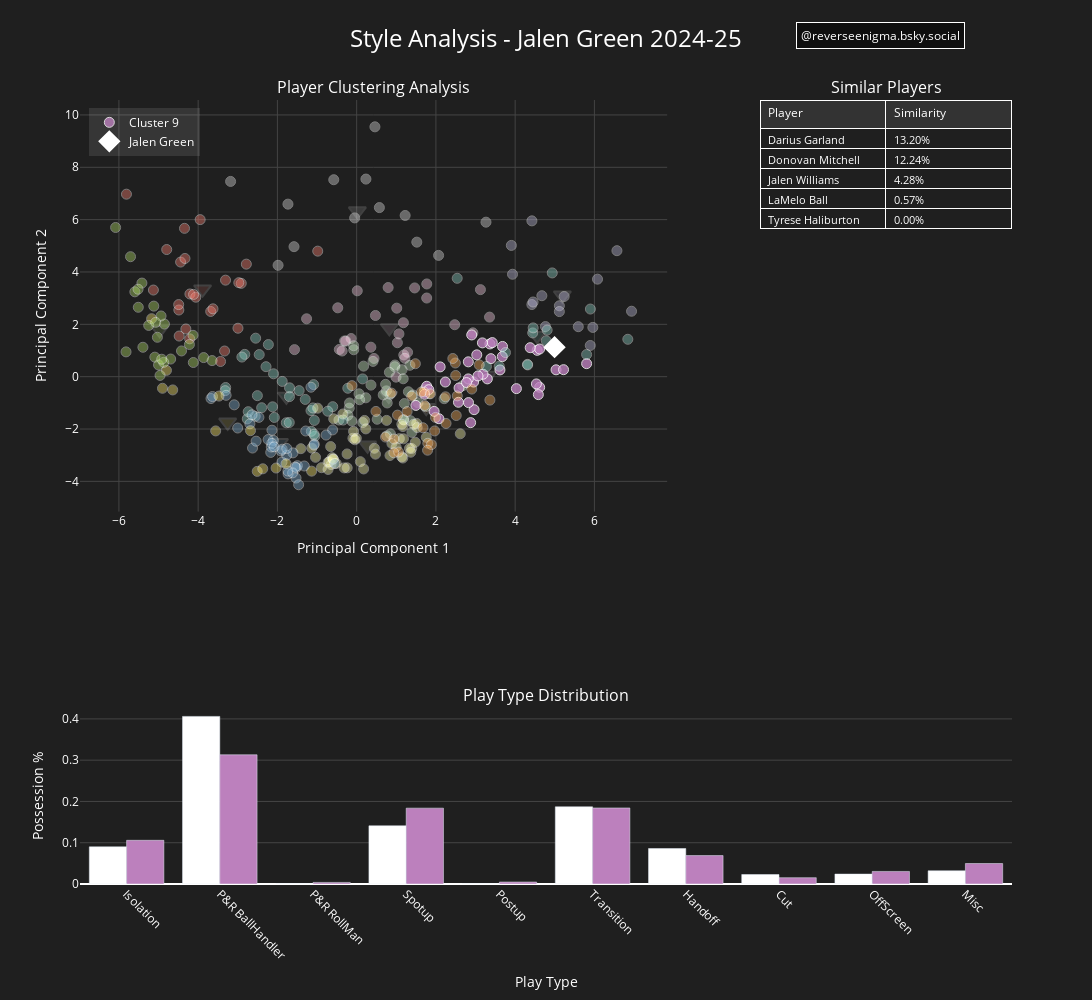

Notebook code cell kept with this figure:
### Code cell
import plotly.graph_objects as go
from plotly.subplots import make_subplots

import plotly.express as px
import pandas as pd
import numpy as np
from sklearn.neighbors import NearestNeighbors

def create_player_visualization(selected_player, season, n_neighbors=5):

    season_df = pd.read_csv(f'nba_analysis_{season}.csv')

    
    """
    Create an interactive player cluster visualization with dark theme
    and persistent play type distribution
    
    Parameters:
    df: DataFrame containing all seasons
    selected_player: str, name of the player to analyze
    season: str, season to analyze (e.g., '2024-25')
    n_neighbors: int, number of similar players to find
    """
    # Filter for selected season
    player_data = season_df[season_df['PLAYER_NAME'] == selected_player].iloc[0]
    player_cluster = player_data['Cluster']
    
    # Calculate similar players
    pca_cols = [col for col in season_df.columns if col.startswith('PCA_')]
    X = season_df[pca_cols].values
    nbrs = NearestNeighbors(n_neighbors=n_neighbors+1).fit(X)
    distances, indices = nbrs.kneighbors(player_data[pca_cols].values.reshape(1, -1))
    similar_players = season_df.iloc[indices[0][1:]]['PLAYER_NAME'].tolist()

    player_color='#ffffff'
    
    # Define cluster colors using Set3 palette
    cluster_colors = {
        cluster: px.colors.qualitative.Set3[cluster % len(px.colors.qualitative.Set3)]
        for cluster in season_df['Cluster'].unique()
    }
    
    # Create subplot layout
    fig = make_subplots(
        rows=2, cols=2,
        column_widths=[0.7, 0.3],
        row_heights=[0.7, 0.3],
        specs=[
            [{"type": "scatter"}, {"type": "table"}],
            [{"type": "bar", "colspan": 2}, None]
        ],
        subplot_titles=(
            'Player Clustering Analysis',
            'Similar Players',
            'Play Type Distribution'
        )
    )
    
    # Add cluster centroids with matching colors
    cluster_centroids = season_df.groupby('Cluster')[['PCA_1', 'PCA_2']].mean()
    for cluster in cluster_centroids.index:
        fig.add_trace(
            go.Scatter(
                x=[cluster_centroids.loc[cluster, 'PCA_1']],
                y=[cluster_centroids.loc[cluster, 'PCA_2']],
                mode='markers',
                marker=dict(
                    symbol='triangle-down',
                    opacity=.15,
                    size=15,
                    color=cluster_colors[cluster],
                    line=dict(width=2, color='#FFFFFF')
                ),
                name=f'Cluster {cluster} Center',
                hovertext=f'Cluster {cluster} Center',
                showlegend=False
            ),
            row=1, col=1
        )
    
    # Add all players (colored by cluster)
    for cluster in season_df['Cluster'].unique():
        cluster_data = season_df[season_df['Cluster'] == cluster]
        default_opacity=.4
        opacity = np.where(cluster == player_cluster, 0.8, default_opacity)
        show_legend = False if opacity == default_opacity else True
        
        fig.add_trace(
            go.Scatter(
                x=cluster_data['PCA_1'],
                y=cluster_data['PCA_2'],
                mode='markers',
                marker=dict(
                    size=10,
                    opacity=opacity,
                    color=cluster_colors[cluster],
                    line=dict(width=1, color='#FFFFFF')
                ),
                text=cluster_data['PLAYER_NAME'],
                showlegend=show_legend,
                name=f'Cluster {cluster}',
                hovertemplate='<b>%{text}</b><br>PCA_1: %{x:.2f}<br>PCA_2: %{y:.2f}<br><extra></extra>'
            ),
            row=1, col=1
        )
    
    # Highlight selected player
    fig.add_trace(
        go.Scatter(
            x=[player_data['PCA_1']],
            y=[player_data['PCA_2']],
            mode='markers+text',
            marker=dict(
                size=15,
                color=player_color,
                symbol='diamond',
                line=dict(width=2, color='#FFFFFF')
            ),
            #text=[selected_player],
            #textposition='top center',
            #textfont=dict(color='white'),
            name=selected_player,
            hovertemplate='<b>%{text}</b><br>PCA_1: %{x:.2f}<br>PCA_2: %{y:.2f}<br><extra></extra>',
            showlegend=True
        ),
        row=1, col=1
    )
    
    # Similar players table
    similar_players_data = season_df[season_df['PLAYER_NAME'].isin(similar_players)].copy()
    similar_players_data['Similarity'] = 1 - distances[0][1:]/np.max(distances)
    
    fig.add_trace(
        go.Table(
            header=dict(
                values=['Player', 'Similarity'],
                font=dict(size=12, color='white'),
                fill_color='#333333',
                align='left'
            ),
            cells=dict(
                values=[
                    similar_players_data['PLAYER_NAME'],
                    similar_players_data['Similarity'].apply(lambda x: f'{x:.2%}')
                ],
                font=dict(size=11, color='white'),
                fill_color='#1f1f1f',
                align='left'
            )
        ),
        row=1, col=2
    )
    
    # Play type distribution comparison
    playtype_cols = [col for col in season_df.columns if col.endswith('_POSS_PCT')]
    cluster_avg = season_df[season_df['Cluster'] == player_cluster][playtype_cols].mean()
    
    # Add player distribution bar with legend group
    fig.add_trace(
        go.Bar(
            name=selected_player,
            x=[col.replace('_POSS_PCT', '').replace('PR', 'P&R ') for col in playtype_cols],
            y=player_data[playtype_cols],
            marker_color=player_color,
            offsetgroup=0,
            legendgroup='playtype',
            showlegend=False,
            legendgrouptitle_text="Play Type Frequency vs Similar Players"
        ),
        row=2, col=1
    )
    
    # Add cluster average bar with matching color and legend group
    fig.add_trace(
        go.Bar(
            name=f'Cluster {player_cluster} Average',
            x=[col.replace('_POSS_PCT', '').replace('PR', 'P&R ') for col in playtype_cols],
            y=cluster_avg,
            marker_color=cluster_colors[player_cluster],
            offsetgroup=1,
            legendgroup='playtype',
            showlegend=False
        ),
        row=2, col=1
    )
    
    # Update layout for dark theme
    fig.update_layout(
        height=1000,
        width=1200,
        paper_bgcolor='#1f1f1f',
        plot_bgcolor='#1f1f1f',
        showlegend=True,
        title=dict(
            text=f'Style Analysis - {selected_player} {season}',
            x=0.5,
            y=0.97,
            font=dict(color='white', size=24)
        ),
        # Split legends for different parts of the visualization
        legend=dict(
            yanchor="top",
            y=0.99,
            xanchor="left",
            x=0.01,
            bgcolor='rgba(255, 255, 255, 0.1)',
            font=dict(color='white'),
            tracegroupgap=30
        ),
        barmode='group'
    )
    
    # Update axes styling
    fig.update_xaxes(
        title_text="Principal Component 1",
        row=1, col=1,
        gridcolor='#444444',
        showgrid=True,
        zeroline=False,
        color='white'
    )
    fig.update_yaxes(
        title_text="Principal Component 2",
        row=1, col=1,
        gridcolor='#444444',
        showgrid=True,
        zeroline=False,
        color='white'
    )
    fig.update_xaxes(
        title_text="Play Type",
        row=2, col=1,
        color='white',
        tickangle=45
    )
    fig.update_yaxes(
        title_text="Possession %",
        row=2, col=1,
        color='white',
        gridcolor='#444444'
    )
    
    # Update subplot titles
    fig.update_annotations(font_color='white')
    
    # Add buttons for different visualization modes
    button_layer_1_height = 1.2
    fig.update_layout(
        updatemenus=[
            dict(
                type="buttons",
                direction="right",
                x=0.7,
                y=button_layer_1_height,
                showactive=True,
                font=dict(color='white'),
                bgcolor='#333333',
                bordercolor='#666666'
            )
        ]
    )
    fig.update_annotations(font_color='white')
    
    # Add annotation with BlueSky handle
    fig.add_annotation(
        text="@reverseenigma.bsky.social",
        xref="paper",
        yref="paper",
        x=0.95,
        y=1.1,
        showarrow=False,
        font=dict(size=12, color="white"),
        bgcolor="rgba(0, 0, 0, 0.5)",
        bordercolor="white",
        borderwidth=1,
        borderpad=4
    )
    
    return fig


player='Jalen Green'
season='2024-25'
fig = create_player_visualization(player, season)

fig.show()

### Figure 1 — Plotly figure (JSON) as saved in the notebook; plotly's stock layout.template omitted (floating-point values rounded to 4 significant figures)
{"data": [{"hovertext": "Cluster 0 Center", "marker": {"color": "rgb(141,211,199)", "line": {"color": "#FFFFFF", "width": 2}, "opacity": 0.15, "size": 15, "symbol": "triangle-down"}, "mode": "markers", "name": "Cluster 0 Center", "showlegend": false, "type": "scatter", "x": [-1.773], "xaxis": "x", "y": [-0.7531], "yaxis": "y"}, {"hovertext": "Cluster 1 Center", "marker": {"color": "rgb(255,255,179)", "line": {"color": "#FFFFFF", "width": 2}, "opacity": 0.15, "size": 15, "symbol": "triangle-down"}, "mode": "markers", "name": "Cluster 1 Center", "showlegend": false, "type": "scatter", "x": [0.2758], "xaxis": "x", "y": [-2.621], "yaxis": "y"}, {"hovertext": "Cluster 2 Center", "marker": {"color": "rgb(190,186,218)", "line": {"color": "#FFFFFF", "width": 2}, "opacity": 0.15, "size": 15, "symbol": "triangle-down"}, "mode": "markers", "name": "Cluster 2 Center", "showlegend": false, "type": "scatter", "x": [5.192], "xaxis": "x", "y": [3.111], "yaxis": "y"}, {"hovertext": "Cluster 3 Center", "marker": {"color": "rgb(251,128,114)", "line": {"color": "#FFFFFF", "width": 2}, "opacity": 0.15, "size": 15, "symbol": "triangle-down"}, "mode": "markers", "name": "Cluster 3 Center", "showlegend": false, "type": "scatter", "x": [-3.888], "xaxis": "x", "y": [3.344], "yaxis": "y"}, {"hovertext": "Cluster 4 Center", "marker": {"color": "rgb(128,177,211)", "line": {"color": "#FFFFFF", "width": 2}, "opacity": 0.15, "size": 15, "symbol": "triangle-down"}, "mode": "markers", "name": "Cluster 4 Center", "showlegend": false, "type": "scatter", "x": [-1.949], "xaxis": "x", "y": [-2.527], "yaxis": "y"}, {"hovertext": "Cluster 5 Center", "marker": {"color": "rgb(253,180,98)", "line": {"color": "#FFFFFF", "width": 2}, "opacity": 0.15, "size": 15, "symbol": "triangle-down"}, "mode": "markers", "name": "Cluster 5 Center", "showlegend": false, "type": "scatter", "x": [1.756], "xaxis": "x", "y": [-1.184], "yaxis": "y"}, {"hovertext": "Cluster 6 Center", "marker": {"color": "rgb(179,222,105)", "line": {"color": "#FFFFFF", "width": 2}, "opacity": 0.15, "size": 15, "symbol": "triangle-down"}, "mode": "markers", "name": "Cluster 6 Center", "showlegend": false, "type": "scatter", "x": [-4.971], "xaxis": "x", "y": [1.79], "yaxis": "y"}, {"hovertext": "Cluster 7 Center", "marker": {"color": "rgb(252,205,229)", "line": {"color": "#FFFFFF", "width": 2}, "opacity": 0.15, "size": 15, "symbol": "triangle-down"}, "mode": "markers", "name": "Cluster 7 Center", "showlegend": false, "type": "scatter", "x": [0.8249], "xaxis": "x", "y": [1.863], "yaxis": "y"}, {"hovertext": "Cluster 8 Center", "marker": {"color": "rgb(217,217,217)", "line": {"color": "#FFFFFF", "width": 2}, "opacity": 0.15, "size": 15, "symbol": "triangle-down"}, "mode": "markers", "name": "Cluster 8 Center", "showlegend": false, "type": "scatter", "x": [0.01789], "xaxis": "x", "y": [6.327], "yaxis": "y"}, {"hovertext": "Cluster 9 Center", "marker": {"color": "rgb(188,128,189)", "line": {"color": "#FFFFFF", "width": 2}, "opacity": 0.15, "size": 15, "symbol": "triangle-down"}, "mode": "markers", "name": "Cluster 9 Center", "showlegend": false, "type": "scatter", "x": [3.313], "xaxis": "x", "y": [0.04796], "yaxis": "y"}, {"hovertext": "Cluster 10 Center", "marker": {"color": "rgb(204,235,197)", "line": {"color": "#FFFFFF", "width": 2}, "opacity": 0.15, "size": 15, "symbol": "triangle-down"}, "mode": "markers", "name": "Cluster 10 Center", "showlegend": false, "type": "scatter", "x": [0.8108], "xaxis": "x", "y": [-0.7269], "yaxis": "y"}, {"hovertext": "Cluster 11 Center", "marker": {"color": "rgb(255,237,111)", "line": {"color": "#FFFFFF", "width": 2}, "opacity": 0.15, "size": 15, "symbol": "triangle-down"}, "mode": "markers", "name": "Cluster 11 Center", "showlegend": false, "type": "scatter", "x": [-3.255], "xaxis": "x", "y": [-1.744], "yaxis": "y"}, {"hovertext": "Cluster 12 Center", "marker": {"color": "rgb(141,211,199)", "line": {"color": "#FFFFFF", "width": 2}, "opacity": 0.15, "size": 15, "symbol": "triangle-down"}, "mode": "markers", "name": "Cluster 12 Center", "showlegend": false, "type": "scatter", "x": [4.554], "xaxis": "x", "y": [1.564], "yaxis": "y"}, {"hovertemplate": "<b>%{text}</b><br>PCA_1: %{x:.2f}<br>PCA_2: %{y:.2f}<br><extra></extra>", "marker": {"color": "rgb(252,205,229)", "line": {"color": "#FFFFFF", "width": 1}, "opacity": [0.4], "size": 10}, "mode": "markers", "name": "Cluster 7", "showlegend": false, "text": ["Aaron Gordon", "Andrew Wiggins", "Ben Simmons", "De'Andre Hunter", "Dillon Brooks", "Franz Wagner", "Harrison Barnes", "Jaime Jaquez Jr.", "Jalen Johnson", "Jaylen Brown", "Jimmy Butler", "John Collins", "Jonathan Kuminga", "Jrue Holiday", "Khris Middleton", "Kyle Kuzma", "Mikal Bridges", "Naz Reid", "Nikola Jović", "OG Anunoby", "P.J. Washington", "Paolo Banchero", "RJ Barrett", "Russell Westbrook", "Scottie Barnes", "Tobias Harris", "Zion Williamson", "Jabari Smith Jr."], "type": "scatter", "x": [-1.264, 2.932, -1.569, 2.475, 1.189, 1.769, -0.1401, 0.9935, 0.4741, 3.123, -0.4774, 0.01508, 1.028, -0.2747, 1.285, 1.217, 1.767, 1.011, 0.4377, 1.18, -0.3058, -0.4384, 3.353, 1.067, 1.463, 0.7941, -0.3668, 0.3583], "xaxis": "x", "y": [2.21, 1.674, 1.033, 1.985, 0.8309, 3.543, 1.456, -0.01746, 2.339, 3.325, 2.63, 3.28, 1.297, 1.358, 0.9332, 0.7011, 3.005, 2.618, 0.6955, 2.06, 1.366, 1.04, 2.276, 1.634, 3.391, 3.405, 0.9813, 1.127], "yaxis": "y"}, {"hovertemplate": "<b>%{text}</b><br>PCA_1: %{x:.2f}<br>PCA_2: %{y:.2f}<br><extra></extra>", "marker": {"color": "rgb(204,235,197)", "line": {"color": "#FFFFFF", "width": 1}, "opacity": [0.4], "size": 10}, "mode": "markers", "name": "Cluster 10", "showlegend": false, "text": ["Aaron Wiggins", "Amen Thompson", "Andrew Nembhard", "Bilal Coulibaly", "Brandon Boston", "Cam Whitmore", "Caris LeVert", "Carlton Carrington", "Cason Wallace", "Cody Martin", "Dyson Daniels", "Jalen Wilson", "Jarace Walker", "Jaylen Wells", "Josh Giddey", "Josh Hart", "Julian Champagnie", "Keldon Johnson", "Kelly Oubre Jr.", "Keon Johnson", "Miles Bridges", "Miles McBride", "Naji Marshall", "Quentin Grimes", "Scotty Pippen Jr.", "Stephon Castle", "Tari Eason", "Tyus Jones", "Amir Coffey", "Ayo Dosunmu", "Christian Braun", "Jaden McDaniels", "Keon Ellis", "Kyshawn George", "Ochai Agbaji", "Ronald Holland II", "Taurean Prince", "Tristan da Silva", "Vít Krejčí", "Zaccharie Risacher", "Ziaire Williams"], "type": "scatter", "x": [0.05979, -0.074, 1.421, 1.305, 1.343, 0.8512, 1.834, 1.737, 0.7704, 0.4125, 0.9665, 0.3613, 1.188, 0.7508, 0.7306, -0.07598, 0.8423, 0.9618, 1.147, 1.359, 1.174, 2.209, -0.1879, 2.675, 1.547, 0.8254, -0.2218, 1.718, 0.7597, 1.203, 0.1741, 0.2316, 1.394, 0.5175, 0.07524, -0.1232, 1.181, -0.1797, 0.1545, 0.67, -0.4466], "xaxis": "x", "y": [-0.6561, 1.028, -0.6994, -0.5761, 0.4349, -2.184, -0.6506, -1.147, -1.005, 0.584, 0.4446, -0.3212, -1.656, -0.5427, -0.2922, 1.181, -0.6677, 0.3788, 0.2667, -1.683, -0.08045, -0.8415, -1.202, -0.3469, -0.9967, 0.1691, -1.477, -0.4848, -2.262, -1.027, 0.4029, -0.8079, -2.128, -1.626, -0.8814, -1.695, -1.642, -1.005, -1.755, -0.6964, -1.656], "yaxis": "y"}, {"hovertemplate": "<b>%{text}</b><br>PCA_1: %{x:.2f}<br>PCA_2: %{y:.2f}<br><extra></extra>", "marker": {"color": "rgb(141,211,199)", "line": {"color": "#FFFFFF", "width": 1}, "opacity": [0.4], "size": 10}, "mode": "markers", "name": "Cluster 0", "showlegend": false, "text": ["Alexandre Sarr", "Patrick Williams", "Santi Aldama", "Toumani Camara", "Derrick Jones Jr.", "Draymond Green", "Herbert Jones", "Jake LaRavia", "Josh Green", "Kris Dunn", "Luguentz Dort", "Luke Kennard", "Max Christie", "Peyton Watson", "Tidjane Salaün", "Tre Jones", "Trevelin Queen", "Al Horford", "Alex Caruso", "Chris Boucher", "Georges Niang", "Haywood Highsmith", "Jalen Smith", "Jay Huff", "Jeremiah Robinson-Earl", "Jonathan Isaac", "Jonathan Mogbo", "Kevin Love", "Maxi Kleber", "Noah Clowney", "Obi Toppin", "Royce O'Neale", "Rui Hachimura", "Andre Jackson Jr.", "Javonte Green"], "type": "scatter", "x": [-2.824, -0.6041, 0.1495, -1.694, -1.879, -2.229, -1.056, -1.153, -0.3424, -1.069, -0.7295, -0.223, -1.086, -1.696, -1.776, -1.145, -1.702, -2.287, -2.397, -1.298, -1.105, -2.122, -2.897, -2.098, -2.506, -3.305, -3.318, -2.56, -2.761, -1.452, -2.549, -1.077, -2.459, -2.737, -2.079], "xaxis": "x", "y": [0.8524, -1.147, -0.08542, -0.4263, -0.1806, 1.225, -2.275, -1.295, -1.657, -1.671, -1.32, -0.4416, -0.3039, -0.7612, -1.762, -2.087, -1.75, 0.3815, -1.187, -0.869, -1.195, -1.153, 0.7499, 0.1096, -0.7254, -0.415, -0.5337, -1.512, -1.613, -0.533, 1.471, -2.197, 0.8427, -1.338, -1.557], "yaxis": "y"}, {"hovertemplate": "<b>%{text}</b><br>PCA_1: %{x:.2f}<br>PCA_2: %{y:.2f}<br><extra></extra>", "marker": {"color": "rgb(217,217,217)", "line": {"color": "#FFFFFF", "width": 1}, "opacity": [0.4], "size": 10}, "mode": "markers", "name": "Cluster 8", "showlegend": false, "text": ["Alperen Sengun", "Anthony Davis", "Bam Adebayo", "Giannis Antetokounmpo", "Jaren Jackson Jr.", "Joel Embiid", "Julius Randle", "Karl-Anthony Towns", "LeBron James", "Nikola Jokić", "Pascal Siakam", "Victor Wembanyama", "Nikola Vučević"], "type": "scatter", "x": [-1.734, -0.5777, -1.581, 0.2337, 2.068, -1.983, 1.518, 0.5729, 3.264, 0.4608, -0.05017, 1.223, -3.181], "xaxis": "x", "y": [6.592, 7.524, 4.967, 7.55, 4.634, 4.255, 5.14, 6.46, 5.903, 9.546, 6.066, 6.159, 7.46], "yaxis": "y"}, {"hovertemplate": "<b>%{text}</b><br>PCA_1: %{x:.2f}<br>PCA_2: %{y:.2f}<br><extra></extra>", "marker": {"color": "rgb(188,128,189)", "line": {"color": "#FFFFFF", "width": 1}, "opacity": [0.8], "size": 10}, "mode": "markers", "name": "Cluster 9", "showlegend": true, "text": ["Anfernee Simons", "Anthony Black", "Austin Reaves", "Bennedict Mathurin", "Bradley Beal", "Brandon Ingram", "Brice Sensabaugh", "Cam Thomas", "Chris Paul", "Coby White", "Cole Anthony", "Collin Sexton", "Dalano Banton", "Darius Garland", "Dejounte Murray", "Deni Avdija", "Dennis Schröder", "Desmond Bane", "Devin Vassell", "Fred VanVleet", "Ja Morant", "Jaden Ivey", "Jalen Green", "Jalen Suggs", "Jalen Williams", "Jared McCain", "Jordan Clarkson", "Kevin Porter Jr.", "Keyonte George", "LaMelo Ball", "Luka Dončić", "Malik Monk", "Paul George", "Scoot Henderson", "Shaedon Sharpe", "Spencer Dinwiddie", "T.J. McConnell", "Terry Rozier", "Tre Mann", "Tyrese Haliburton"], "type": "scatter", "x": [4.618, 1.768, 3.362, 3.422, 2.903, 2.818, 2.964, 4.585, 2.584, 4.536, 2.076, 4.555, 1.955, 5.803, 2.823, 3.298, 3.189, 3.031, 2.95, 3.388, 2.238, 3.063, 4.994, 2.817, 3.675, 2.876, 3.616, 1.82, 4.031, 5.032, 4.618, 4.379, 3.173, 2.771, 3.681, 1.714, 2.106, 2.569, 1.494, 5.221], "xaxis": "x", "y": [-0.4059, -0.3661, 1.251, 1.301, 1.595, 0.5664, -1.26, -0.6855, -0.4305, -0.2771, -1.606, 1.007, -1.326, 0.4973, -0.9911, -0.08431, 0.09503, 0.8336, -0.2053, 0.688, -0.2043, 0.02851, 1.127, -0.08572, 0.7673, -1.757, 0.2587, -0.4955, -0.4571, 0.2624, 1.058, 1.107, 1.291, -0.2239, 1.155, -0.6734, 0.3735, -0.9777, -1.098, 0.2672], "yaxis": "y"}, {"hovertemplate": "<b>%{text}</b><br>PCA_1: %{x:.2f}<br>PCA_2: %{y:.2f}<br><extra></extra>", "marker": {"color": "rgb(190,186,218)", "line": {"color": "#FFFFFF", "width": 1}, "opacity": [0.4], "size": 10}, "mode": "markers", "name": "Cluster 2", "showlegend": false, "text": ["Anthony Edwards", "Cade Cunningham", "Damian Lillard", "De'Aaron Fox", "DeMar DeRozan", "Donovan Mitchell", "Jalen Brunson", "Jamal Murray", "James Harden", "Jayson Tatum", "Kevin Durant", "Kyrie Irving", "Shai Gilgeous-Alexander", "Trae Young", "Tyrese Maxey", "Zach LaVine"], "type": "scatter", "x": [6.937, 5.592, 5.895, 5.116, 3.933, 4.764, 6.078, 4.422, 5.236, 4.422, 3.904, 4.452, 6.568, 5.115, 5.96, 4.674], "xaxis": "x", "y": [2.501, 1.91, 1.192, 2.707, 3.914, 1.913, 3.727, 2.756, 3.064, 5.953, 5.015, 2.852, 4.813, 2.487, 1.883, 3.093], "yaxis": "y"}, {"hovertemplate": "<b>%{text}</b><br>PCA_1: %{x:.2f}<br>PCA_2: %{y:.2f}<br><extra></extra>", "marker": {"color": "rgb(255,255,179)", "line": {"color": "#FFFFFF", "width": 1}, "opacity": [0.4], "size": 10}, "mode": "markers", "name": "Cluster 1", "showlegend": false, "text": ["Ausar Thompson", "Blake Wesley", "Bones Hyland", "Caleb Martin", "Cameron Payne", "Davion Mitchell", "Immanuel Quickley", "Isaiah Collier", "Jaden Hardy", "Jamal Shead", "Jared Butler", "Jeff Dowtin Jr.", "Jordan Miller", "Kyle Anderson", "Malaki Branham", "Marcus Smart", "Ty Jerome", "Vasilije Micić", "Aaron Holiday", "Ajay Mitchell", "Alec Burks", "Brandin Podziemski", "Cody Williams", "Dru Smith", "Eric Gordon", "Gabe Vincent", "Jaylen Nowell", "Jose Alvarado", "Kawhi Leonard", "Keaton Wallace", "Kobe Bufkin", "Kyle Lowry", "Lonzo Ball", "Marcus Sasser", "Monté Morris", "Nick Smith Jr.", "Nickeil Alexander-Walker", "Patty Mills", "Quenton Jackson", "Reed Sheppard", "Reggie Jackson", "Ryan Rollins", "Shake Milton", "Svi Mykhailiuk", "Talen Horton-Tucker", "Trendon Watford", "Wendell Moore Jr.", "Pat Connaughton"], "type": "scatter", "x": [-0.5791, 0.8896, 1.515, 0.2005, 1.077, 1.527, 1.389, 0.2307, 1.756, 1.168, 0.7561, -0.094, 1.334, -0.9844, 1.48, -0.07837, 2.614, 1.437, -0.2392, -0.009461, -0.7198, 1.139, 0.09218, -0.6566, 0.4473, -0.242, -0.8885, 0.8408, -1.132, -0.646, -0.7218, -1.408, -0.6185, 0.9962, -0.5156, -0.591, 1.182, 0.4749, -0.6917, 0.1759, -0.5901, -0.04439, 1.138, 1.365, 1.165, -0.3479, -1.038, -0.3146], "xaxis": "x", "y": [-1.612, -2.555, -1.786, -1.672, -2.367, -1.943, -2.743, -1.995, -2.316, -1.906, -1.67, -2.353, -2.732, -1.204, -2.505, -2.091, -2.182, -1.816, -3.483, -2.355, -3.272, -1.815, -3.247, -2.672, -2.734, -2.953, -3.478, -3.011, -2.73, -3.359, -3.545, -2.752, -3.095, -2.697, -3.316, -3.151, -2.374, -2.96, -3.249, -3.525, -3.145, -2.41, -3.063, -2.885, -3.107, -1.426, -3.08, -3.485], "yaxis": "y"}, {"hovertemplate": "<b>%{text}</b><br>PCA_1: %{x:.2f}<br>PCA_2: %{y:.2f}<br><extra></extra>", "marker": {"color": "rgb(251,128,114)", "line": {"color": "#FFFFFF", "width": 1}, "opacity": [0.4], "size": 10}, "mode": "markers", "name": "Cluster 3", "showlegend": false, "text": ["Bobby Portis", "Domantas Sabonis", "Evan Mobley", "Jakob Poeltl", "Jalen Duren", "Jonas Valančiūnas", "Kristaps Porziņģis", "Moritz Wagner", "Nic Claxton", "Wendell Carter Jr.", "Jeremy Sochan", "Brook Lopez", "Daniel Gafford", "Deandre Ayton", "Drew Eubanks", "Grant Williams", "Guerschon Yabusele", "Isaiah Stewart", "Ivica Zubac", "Jusuf Nurkić", "Kyle Filipowski", "Myles Turner", "Onyeka Okongwu", "Zach Collins", "Zach Edey"], "type": "scatter", "x": [-2.785, -3.95, -0.9827, -4.794, -3.309, -4.345, -2.913, -2.974, -4.208, -3.683, -2.996, -4.06, -4.443, -5.13, -4.31, -3.334, -3.626, -4.479, -5.81, -4.487, -3.435, -4.333, -4.491, -4.214, -4.116], "xaxis": "x", "y": [4.3, 6.0, 4.796, 4.857, 3.688, 5.668, 3.566, 3.591, 3.159, 2.493, 1.851, 3.037, 4.38, 3.31, 1.822, 0.9808, 2.591, 1.552, 6.973, 2.548, 0.5803, 4.516, 2.754, 1.445, 3.143], "yaxis": "y"}, {"hovertemplate": "<b>%{text}</b><br>PCA_1: %{x:.2f}<br>PCA_2: %{y:.2f}<br><extra></extra>", "marker": {"color": "rgb(141,211,199)", "line": {"color": "#FFFFFF", "width": 1}, "opacity": [0.4], "size": 10}, "mode": "markers", "name": "Cluster 12", "showlegend": false, "text": ["Brandon Miller", "Buddy Hield", "CJ McCollum", "Cameron Johnson", "Derrick White", "Devin Booker", "Jordan Poole", "Lauri Markkanen", "Malik Beasley", "Michael Porter Jr.", "Norman Powell", "Payton Pritchard", "Stephen Curry", "Tyler Herro"], "type": "scatter", "x": [3.755, 3.274, 4.443, 4.807, 3.597, 4.936, 4.785, 2.537, 4.31, 4.454, 5.803, 4.315, 5.898, 6.843], "xaxis": "x", "y": [0.9217, 0.3905, 1.672, 1.781, 0.3985, 3.964, 1.371, 3.759, 0.4709, 1.864, 0.8467, 0.448, 2.584, 1.429], "yaxis": "y"}, {"hovertemplate": "<b>%{text}</b><br>PCA_1: %{x:.2f}<br>PCA_2: %{y:.2f}<br><extra></extra>", "marker": {"color": "rgb(128,177,211)", "line": {"color": "#FFFFFF", "width": 1}, "opacity": [0.4], "size": 10}, "mode": "markers", "name": "Cluster 4", "showlegend": false, "text": ["Chet Holmgren", "Ricky Council IV", "Dalen Terry", "Justin Champagnie", "Terance Mann", "Dean Wade", "Dorian Finney-Smith", "Gary Payton II", "Jaylin Williams", "KJ Martin", "Kelly Olynyk", "Kenrich Williams", "Nicolas Batum", "Ousmane Dieng", "Precious Achiuwa", "Ryan Dunn", "Trey Lyles", "Aaron Nesmith", "Ben Sheppard", "Bruce Brown", "Caleb Houstan", "Cam Reddish", "David Roddy", "De'Anthony Melton", "Gary Harris", "Isaac Okoro", "Jabari Walker", "Jae'Sean Tate", "Jamal Cain", "Jamison Battle", "John Konchar", "Josh Okogie", "Julian Phillips", "Kris Murray", "Matas Buzelis", "Max Strus", "Micah Potter", "Pelle Larsson", "Torrey Craig"], "type": "scatter", "x": [-1.153, -0.6071, -1.071, -1.079, -1.285, -2.102, -2.138, -3.676, -3.003, -3.09, -3.295, -2.694, -2.235, -2.628, -3.638, -2.467, -2.641, -1.496, -1.608, -1.884, -1.531, -2.168, -1.523, -1.322, -1.552, -1.767, -2.538, -2.155, -1.731, -0.7718, -1.616, -1.909, -2.141, -1.881, -1.763, -0.5543, -1.735, -2.083, -1.464], "xaxis": "x", "y": [-0.4024, -2.035, -2.578, -2.615, -2.076, -2.433, -2.045, -0.8347, -1.961, -1.076, -0.7127, -1.8, -2.402, -2.726, -0.7594, -1.554, -1.458, -3.401, -2.912, -3.264, -3.872, -2.893, -3.479, -3.413, -3.453, -2.999, -2.464, -2.687, -3.714, -2.23, -3.676, -2.836, -2.549, -2.772, -2.743, -3.315, -3.606, -2.68, -4.13], "yaxis": "y"}, {"hovertemplate": "<b>%{text}</b><br>PCA_1: %{x:.2f}<br>PCA_2: %{y:.2f}<br><extra></extra>", "marker": {"color": "rgb(253,180,98)", "line": {"color": "#FFFFFF", "width": 1}, "opacity": [0.4], "size": 10}, "mode": "markers", "name": "Cluster 5", "showlegend": false, "text": ["Donte DiVincenzo", "Jerami Grant", "Johnny Juzang", "Klay Thompson", "Tim Hardaway Jr.", "Trey Murphy III", "AJ Green", "Bogdan Bogdanović", "Corey Kispert", "Dalton Knecht", "Duncan Robinson", "Gary Trent Jr.", "Gradey Dick", "Grayson Allen", "Isaiah Joe", "Ja'Kobe Walter", "Jett Howard", "Jordan Hawkins", "Julian Strawther", "Keegan Murray", "Kentavious Caldwell-Pope", "Kevin Huerter", "Mike Conley", "Moses Moody", "Sam Hauser", "Seth Curry", "Tyrese Martin", "Garrison Mathews", "Sam Merrill", "Simone Fontecchio", "Lindy Waters III"], "type": "scatter", "x": [3.362, 2.904, 2.512, 3.093, 2.242, 2.491, 1.702, 1.031, 1.481, 1.717, 2.427, 1.795, 2.499, 1.633, 0.8766, 0.7278, 1.057, 1.673, 2.539, 1.273, 1.861, 1.991, 2.256, 1.39, 1.968, 1.885, 1.789, 0.9421, -0.1182, 0.4869, 0.9381], "xaxis": "x", "y": [-0.8947, -0.473, -1.484, 0.4523, -0.7697, 0.522, -0.5868, -1.468, 0.4943, -1.102, 0.6946, -2.543, 0.04516, -0.588, -0.6261, -2.306, -2.878, -1.952, -0.7338, -1.333, -0.6555, -1.558, -1.787, -0.7442, -2.073, -2.597, -2.809, -2.381, -0.3424, -1.327, -2.907], "yaxis": "y"}, {"hovertemplate": "<b>%{text}</b><br>PCA_1: %{x:.2f}<br>PCA_2: %{y:.2f}<br><extra></extra>", "marker": {"color": "rgb(255,237,111)", "line": {"color": "#FFFFFF", "width": 1}, "opacity": [0.4], "size": 10}, "mode": "markers", "name": "Cluster 11", "showlegend": false, "text": ["Delon Wright", "KJ Simpson", "Andre Drummond", "Dario Šarić", "Steven Adams", "Taj Gibson", "Jeff Green", "Josh Richardson", "Larry Nance Jr.", "Thomas Bryant", "Jericho Sims", "Trey Jemison III"], "type": "scatter", "x": [-1.137, -1.782, -5.175, -3.475, -4.801, -4.9, -2.034, -2.51, -2.679, -2.37, -4.642, -3.558], "xaxis": "x", "y": [-3.609, -3.322, 2.215, -0.7409, 0.2411, -0.4425, -3.489, -3.618, -2.063, -3.52, -0.5063, -2.072], "yaxis": "y"}, {"hovertemplate": "<b>%{text}</b><br>PCA_1: %{x:.2f}<br>PCA_2: %{y:.2f}<br><extra></extra>", "marker": {"color": "rgb(179,222,105)", "line": {"color": "#FFFFFF", "width": 1}, "opacity": [0.4], "size": 10}, "mode": "markers", "name": "Cluster 6", "showlegend": false, "text": ["Brandon Clarke", "Charles Bassey", "Clint Capela", "Daniel Theis", "Day'Ron Sharpe", "DeAndre Jordan", "Dereck Lively II", "Donovan Clingan", "Goga Bitadze", "Jarrett Allen", "Jaxson Hayes", "Kel'el Ware", "Kevon Looney", "Luke Kornet", "Mark Williams", "Mason Plumlee", "Moussa Diabaté", "Neemias Queta", "Nick Richards", "Oso Ighodaro", "Paul Reed", "Robert Williams III", "Rudy Gobert", "Trayce Jackson-Davis", "Walker Kessler", "Yves Missi"], "type": "scatter", "x": [-3.86, -5.029, -5.42, -4.694, -4.13, -5.093, -5.597, -4.123, -4.851, -6.084, -4.962, -4.221, -4.421, -5.0, -5.511, -5.248, -4.868, -5.82, -4.937, -5.394, -3.649, -4.92, -5.707, -5.12, -5.072, -5.517], "xaxis": "x", "y": [0.7287, 1.506, 3.576, 0.6738, 1.581, 0.7461, 3.242, 0.5412, 2.011, 5.7, 0.04725, 1.229, 0.9825, 0.4486, 2.652, 1.959, 0.5494, 0.9472, 2.319, 1.124, 0.6145, 0.667, 4.583, 2.696, 2.076, 3.342], "yaxis": "y"}, {"hovertemplate": "<b>%{text}</b><br>PCA_1: %{x:.2f}<br>PCA_2: %{y:.2f}<br><extra></extra>", "marker": {"color": "#ffffff", "line": {"color": "#FFFFFF", "width": 2}, "size": 15, "symbol": "diamond"}, "mode": "markers+text", "name": "Jalen Green", "showlegend": true, "type": "scatter", "x": [4.994], "xaxis": "x", "y": [1.127], "yaxis": "y"}, {"cells": {"align": "left", "fill": {"color": "#1f1f1f"}, "font": {"color": "white", "size": 11}, "values": [["Darius Garland", "Donovan Mitchell", "Jalen Williams", "LaMelo Ball", "Tyrese Haliburton"], ["13.20%", "12.24%", "4.28%", "0.57%", "0.00%"]]}, "domain": {"x": [0.73, 1], "y": [0.475, 1.0]}, "header": {"align": "left", "fill": {"color": "#333333"}, "font": {"color": "white", "size": 12}, "values": ["Player", "Similarity"]}, "type": "table"}, {"legendgroup": "playtype", "legendgrouptitle": {"text": "Play Type Distribution"}, "marker": {"color": "#ffffff"}, "name": "Jalen Green", "offsetgroup": "0", "showlegend": false, "type": "bar", "x": ["Isolation", "P&R BallHandler", "P&R RollMan", "Spotup", "Postup", "Transition", "Handoff", "Cut", "OffScreen", "Misc"], "xaxis": "x2", "y": [0.09, 0.406, 0, 0.141, 0, 0.187, 0.086, 0.023, 0.024, 0.032], "yaxis": "y2"}, {"legendgroup": "playtype", "marker": {"color": "rgb(188,128,189)"}, "name": "Cluster 9 Average", "offsetgroup": "1", "showlegend": false, "type": "bar", "x": ["Isolation", "P&R BallHandler", "P&R RollMan", "Spotup", "Postup", "Transition", "Handoff", "Cut", "OffScreen", "Misc"], "xaxis": "x2", "y": [0.1059, 0.3131, 0.00385, 0.1838, 0.0048, 0.1843, 0.06887, 0.0153, 0.03045, 0.04965], "yaxis": "y2"}], "layout": {"annotations": [{"font": {"color": "white", "size": 16}, "showarrow": false, "text": "Player Clustering Analysis", "x": 0.315, "xanchor": "center", "xref": "paper", "y": 1.0, "yanchor": "bottom", "yref": "paper"}, {"font": {"color": "white", "size": 16}, "showarrow": false, "text": "Similar Players", "x": 0.865, "xanchor": "center", "xref": "paper", "y": 1.0, "yanchor": "bottom", "yref": "paper"}, {"font": {"color": "white", "size": 16}, "showarrow": false, "text": "Play Type Distribution", "x": 0.5, "xanchor": "center", "xref": "paper", "y": 0.225, "yanchor": "bottom", "yref": "paper"}, {"bgcolor": "rgba(0, 0, 0, 0.5)", "bordercolor": "white", "borderpad": 4, "borderwidth": 1, "font": {"color": "white", "size": 12}, "showarrow": false, "text": "@reverseenigma.bsky.social", "x": 0.95, "xref": "paper", "y": 1.1, "yref": "paper"}], "barmode": "group", "height": 1000, "legend": {"bgcolor": "rgba(255, 255, 255, 0.1)", "font": {"color": "white"}, "tracegroupgap": 30, "x": 0.01, "xanchor": "left", "y": 0.99, "yanchor": "top"}, "paper_bgcolor": "#1f1f1f", "plot_bgcolor": "#1f1f1f", "showlegend": true, "title": {"font": {"color": "white", "size": 24}, "text": "Style Analysis - Jalen Green 2024-25", "x": 0.5, "y": 0.97}, "updatemenus": [{"bgcolor": "#333333", "bordercolor": "#666666", "direction": "right", "font": {"color": "white"}, "showactive": true, "type": "buttons", "x": 0.7, "y": 1.2}], "width": 1200, "xaxis": {"anchor": "y", "autorange": true, "color": "white", "domain": [0, 0.63], "gridcolor": "#444444", "range": [-6.964, 7.817], "showgrid": true, "title": {"text": "Principal Component 1"}, "type": "linear", "zeroline": false}, "xaxis2": {"anchor": "y2", "autorange": true, "color": "white", "domain": [0, 1], "range": [-0.5, 9.5], "tickangle": 45, "title": {"text": "Play Type"}, "type": "category"}, "yaxis": {"anchor": "x", "autorange": true, "color": "white", "domain": [0.475, 1.0], "gridcolor": "#444444", "range": [-5.156, 10.57], "showgrid": true, "title": {"text": "Principal Component 2"}, "type": "linear", "zeroline": false}, "yaxis2": {"anchor": "x2", "autorange": true, "color": "white", "domain": [0, 0.225], "gridcolor": "#444444", "range": [0, 0.4274], "title": {"text": "Possession %"}, "type": "linear"}}}
